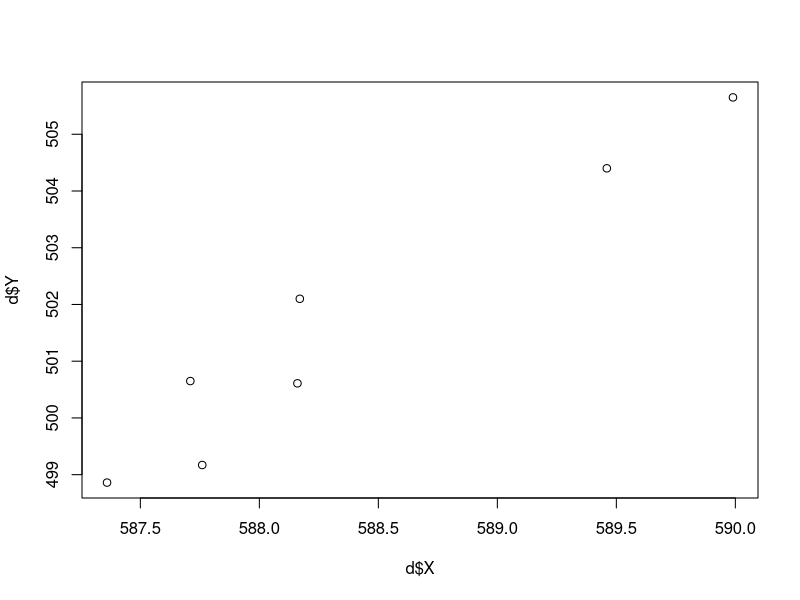

Reproduce this figure in R.
## load data ##
d <- read.csv('data/wpt_movement.csv')

plot(d$X, d$Y)

# calculate mean x and mean y
mean(d$X)
mean(d$Y)
